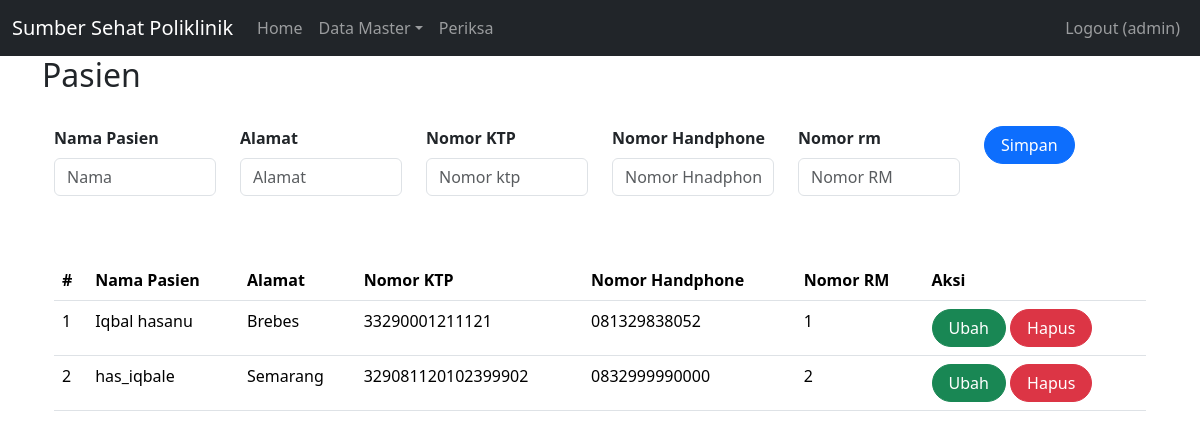
The page /index.php?page=pasien (signed in) on the database its author committed.
### tables this page shows
CREATE TABLE `pasien` (
  `id` int(11) UNSIGNED NOT NULL,
  `nama` varchar(255) NOT NULL,
  `alamat` varchar(255) NOT NULL,
  `no_ktp` varchar(255) NOT NULL,
  `no_hp` varchar(50) NOT NULL,
  `no_rm` varchar(25) NOT NULL
);

### pasien.php (the view, shortened to what this page needs)
<div class="container">
    <h2>Pasien</h2>
<br>
    <?php
include'koneksi.php';
?>
<body>
<div class="container">
    <form class="form row"  method="POST" action="" name="myForm" onsubmit="return(validate());">
    <?php
    $nama = '';
    $alamat = '';
    $no_ktp = '';
    $no_hp ='';
    $no_rm = '';
    ?>
        <div class="col">
        <label for="inputNama" class="form-label fw-bold">
            Nama Pasien
        </label>
        <input type="varchar" class="form-control" name="nama" id="inputNama" placeholder="Nama" value="<?php echo $nama ?>">
    </div>
    <div class="col">
        <label for="inputAlamat" class="form-label fw-bold">
            Alamat
        </label>
        <input type="varchar" class="form-control" name="alamat" id="inputAlamat" placeholder="Alamat" value="<?php echo $alamat ?>">
    </div>
    <div class="col">
        <label for="inputKTP" class="form-label fw-bold">
            Nomor KTP
        </label>
        <input type="varchar" class="form-control" name="no_ktp" id="inputAlamat" placeholder="Nomor ktp" value="<?php echo $no_ktp ?>">
    </div>
    <div class="col">
        <label for="inputAlamat" class="form-label fw-bold">
            Nomor Handphone
        </label>
        <input type="varchar" class="form-control" name="no_hp" id="inputAlamat" placeholder="Nomor Hnadphone" value="<?php echo $no_hp ?>">
    </div>
    <div class="col">
        <label for="inputRM" class="form-label fw-bold">
            Nomor rm
        </label>
        <input type="varchar" class="form-control" name="no_rm" id="inputAlamat" placeholder="Nomor RM" value="<?php echo $no_rm ?>">
    </div>
    <div class="col">
        <button type="submit" class="btn btn-primary rounded-pill px-3" name="simpan">Simpan</button>
    </div>
    </form>
    <br>
    <br>
    <table class="table table-hover">
    <table class="table table-hover">
    <thead>
        <tr>
            <th scope="col">#</th>
            <th scope="col">Nama Pasien</th>
            <th scope="col">Alamat</th>
            <th scope="col">Nomor KTP</th>
            <th scope="col">Nomor Handphone</th>
            <th scope="col">Nomor RM</th>
            <th scope="col">Aksi</th>
        </tr>
    </thead>
        <tbody>
    <?php
    $result = mysqli_query(
    $mysqli,"SELECT * FROM pasien ORDER BY id"
    );
$no = 1;
while ($data = mysqli_fetch_array($result)) {
?>
    <tr>
        <td><?php echo $no++ ?></td>
        <td><?php echo $data['nama'] ?></td>
        <td><?php echo $data['alamat'] ?></td>
        <td><?php echo $data['no_ktp'] ?></td>
        <td><?php echo $data['no_hp'] ?></td>
        <td><?php echo $data['no_rm'] ?></td>
                <td>
                <a class="btn btn-success rounded-pill px-3" href="index.php?page=pasien&id=<?php echo $data['id'] ?>">Ubah</a>
                        <a class="btn btn-danger rounded-pill px-3" href="index.php?page=pasien&id=<?php echo $data['id'] ?>&aksi=hapus">Hapus</a>
                    </td>
            </tr>
        <?php
        }
        ?>
    </tbody>
    </table>

### rows shown on the page
pasien: nama "Iqbal hasanu", alamat "Brebes", no_ktp "33290001211121", no_hp "081329838052", no_rm "1"
pasien: nama "has_iqbale", alamat "Semarang", no_ktp "329081120102399902", no_hp "0832999990000", no_rm "2"

### other values the page prints
$_SESSION['username'] "admin"
